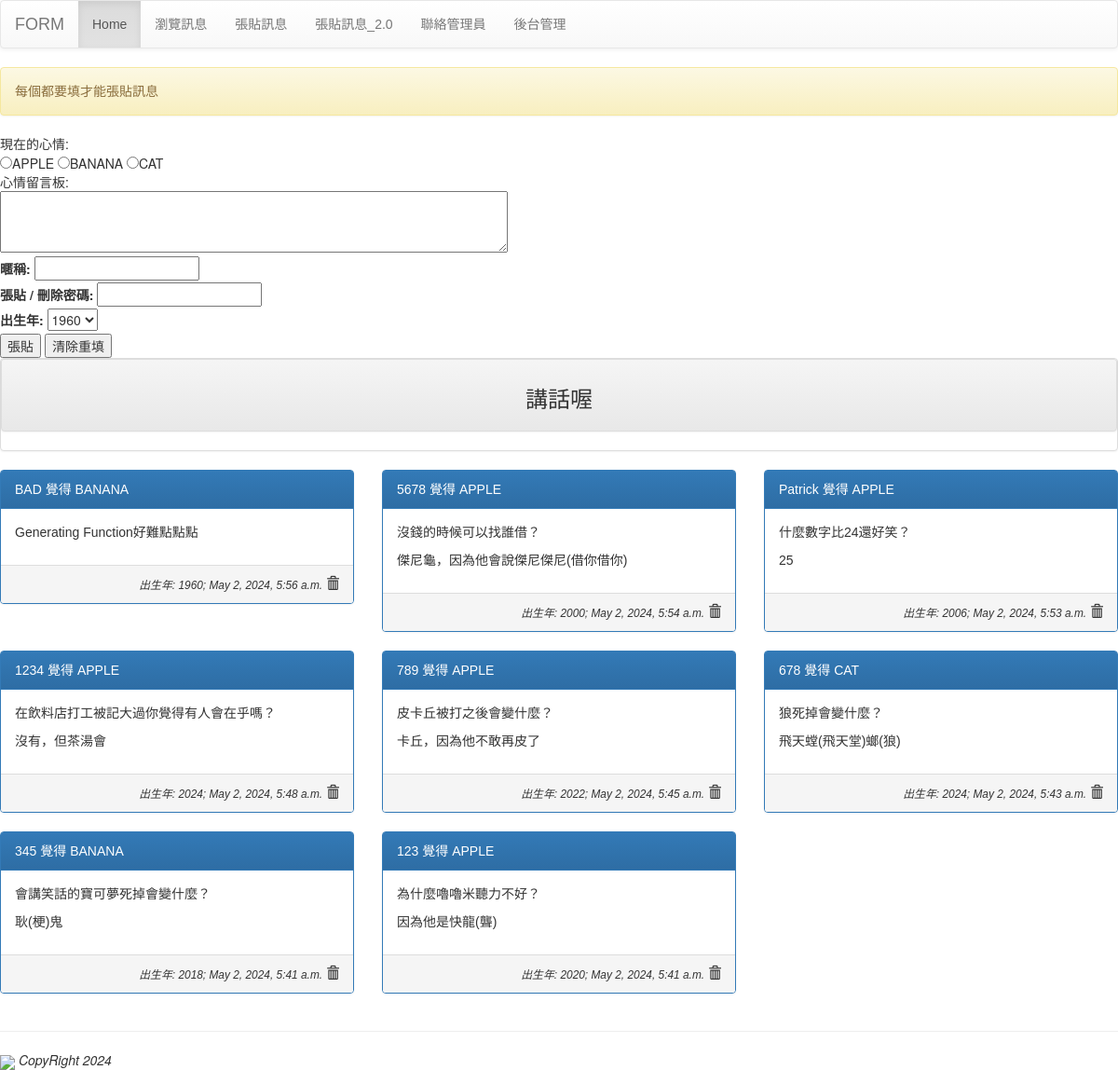
The page / on the database its author committed.
### _myform/models.py (models this page shows, shortened)
class Mood (models.Model):
    status = models.CharField(max_length = 10, null = False)
    def __str__ (self) -> str: return self.status

class Post (models.Model):
    mood = models.ForeignKey(Mood, on_delete = models.CASCADE)
    nickname = models.CharField(max_length = 10, default="不願意透露")
    message = models.TextField(null = False)
    del_pass = models.CharField(max_length = 10)
    pub_time = models.DateTimeField(auto_now = True)
    enabled = models.BooleanField(default = True)
    birth = models.IntegerField(default = 1960);

### _myform/views.py (the view, shortened to what this page needs)
# urls.py: path("", index),
def index (request, pid = None, del_pass = None):
    years: range = range(1960, 2025)
    posts = Post.objects.filter(enabled = True).order_by('-pub_time')[:30]
    moods = Mood.objects.all()
    try:
        user_id = request.GET['user_id']
        user_pass = request.GET['user_pass']
        user_post = request.GET['user_post']
        user_mood = request.GET['mood']
        user_birth = request.GET['user_birth']
    except:
        user_id = None
        message = '每個都要填才能張貼訊息'
    return render(request, 'index.html', locals())

### templates/index.html (shortened to what this page needs)
{% extends "base.html" %}
{% block content %}
    {% if message %}
        <div class="alert alert-warning"> {{ message }} </div>
    {% endif %}
    <form name = "my form" action = '/' method="GET">
        現在的心情: <br>
        {% for m in moods %}
            <input type="radio" name="mood" value = "{{ m.status }}">{{ m.status }}
        {% endfor %}
        <br>
        心情留言板: <br>
        <textarea name = 'user_post' rows = 3 cols = 70></textarea><br>
        <label for="user_id"> 暱稱: </label>
        <input type = 'text' name = 'user_id' id = 'user_id'><br>
        <label for="user_pass"> 張貼 / 刪除密碼: </label>
        <input id = 'user_pass' type="password" name="user_pass"><br>
        <label for='byear'>出生年: </label>
        <select name = 'user_birth'>
            {% for i in years %}
                <option value = "{{ i }}">{{ i }}</option>
            {% endfor %}
        </select><br>
        <input type="submit" value = '張貼'>
        <input type="reset" value = "清除重填"><br>
    </form>
    <div class="row">
        <div class="col-md-12">
            <div class="panel panel-default">
                <div class="panel panel-heading" align="center">
                    <h3>講話喔</h3>
                </div>
            </div>
        </div>
    </div>
    <div class="row">
        {% for p in posts %}
            <div class="cal-sm-12 col-md-4">
                <div class="panel panel-primary">
                    <div class="panel-heading">{{ p.nickname }} 覺得 {{ p.mood }}</div>
                    <div class="panel-body">{{ p.message | linebreaks }}</div>
                    <div class="panel-footer" align="right">
                        <i><small>出生年: {{ p.birth }}; </small></i>
                        <i><small>{{ p.pub_time }}</small></i>
                        <span class = 'glyphicon glyphicon-trash' onclick = 'Delete({{p.id}});'></span>
                    </div>
                </div>
            </div>
        {% endfor %}
    </div>
{% endblock %}

### templates/base.html (shortened to what this page needs)
<!DOCTYPE html>
<html>
<head>
    <link rel="stylesheet" href="https://cdn.jsdelivr.net/npm/bootstrap@3.3.7/dist/css/bootstrap.min.css">
    <link rel="stylesheet" href="https://cdn.jsdelivr.net/npm/bootstrap@3.3.7/dist/css/bootstrap-theme.min.css">
</head>
<body>
    {% include "header.html" %}
    {% block content %}{% endblock %}
    {% include "footer.html" %}
</body>
</html>

### templates/header.html
<nav class="navbar navbar-default">
    <div class="container-fluid">
        <div class="navbar-header">
            <div class="navbar-brand" align = 'center'>
                FORM
            </div>
        </div>
        <ul class='nav navbar-nav'>
            <li class="active"><a href="/">Home</a></li>
            <li><a href="/list">瀏覽訊息</a></li>
            <li><a href="/post">張貼訊息</a></li>
            <li><a href="/post2db">張貼訊息_2.0</a></li>
            <li><a href="/contact">聯絡管理員</a></li>
            <li><a href="/admin">後台管理</a></li>
        </ul>
    </div>
</nav>

### templates/footer.html
<hr>
{% load static %}
<img src="{% static 'images/logo.png' %}" width=100>
<em>CopyRight 2024</em>

### templates/base.html (style rules this page uses)
h1, h2, h3, h4, h5, p, div { font-family: Arial; }

### rows shown on the page
Mood: status "APPLE"
Mood: status "BANANA"
Mood: status "CAT"
Post: nickname "BAD", mood "BANANA", message "Generating Function好難點點點", birth "1960", pub_time "May 2, 2024, 5:56 a.m."
Post: nickname "5678", mood "APPLE", message "沒錢的時候可以找誰借？ 傑尼龜，因為他會說傑尼傑尼(借你借你)", birth "2000", pub_time "May 2, 2024, 5:54 a.m."
Post: nickname "Patrick", mood "APPLE", message "什麼數字比24還好笑？ 25", birth "2006", pub_time "May 2, 2024, 5:53 a.m."
Post: nickname "1234", mood "APPLE", message "在飲料店打工被記大過你覺得有人會在乎嗎？ 沒有，但茶湯會", birth "2024", pub_time "May 2, 2024, 5:48 a.m."
Post: nickname "789", mood "APPLE", message "皮卡丘被打之後會變什麼？ 卡丘，因為他不敢再皮了", birth "2022", pub_time "May 2, 2024, 5:45 a.m."
Post: nickname "678", mood "CAT", message "狼死掉會變什麼？ 飛天螳(飛天堂)螂(狼)", birth "2024", pub_time "May 2, 2024, 5:43 a.m."
Post: nickname "345", mood "BANANA", message "會講笑話的寶可夢死掉會變什麼？ 耿(梗)鬼", birth "2018", pub_time "May 2, 2024, 5:41 a.m."
Post: nickname "123", mood "APPLE", message "為什麼嚕嚕米聽力不好？ 因為他是快龍(聾)", birth "2020", pub_time "May 2, 2024, 5:41 a.m."

### other values the page prints
{{ message }} "每個都要填才能張貼訊息"
form field user_birth "1960"
